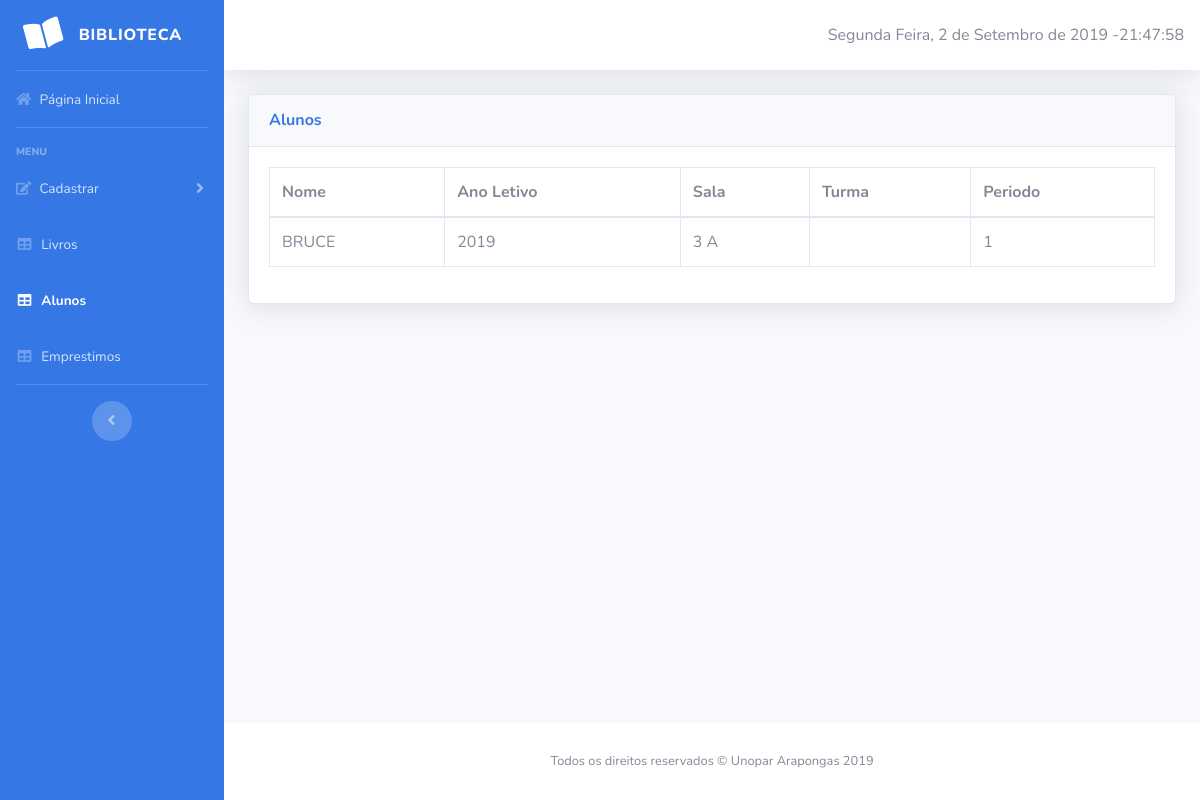
The app's page /interface_rel_aluno.php, older data.
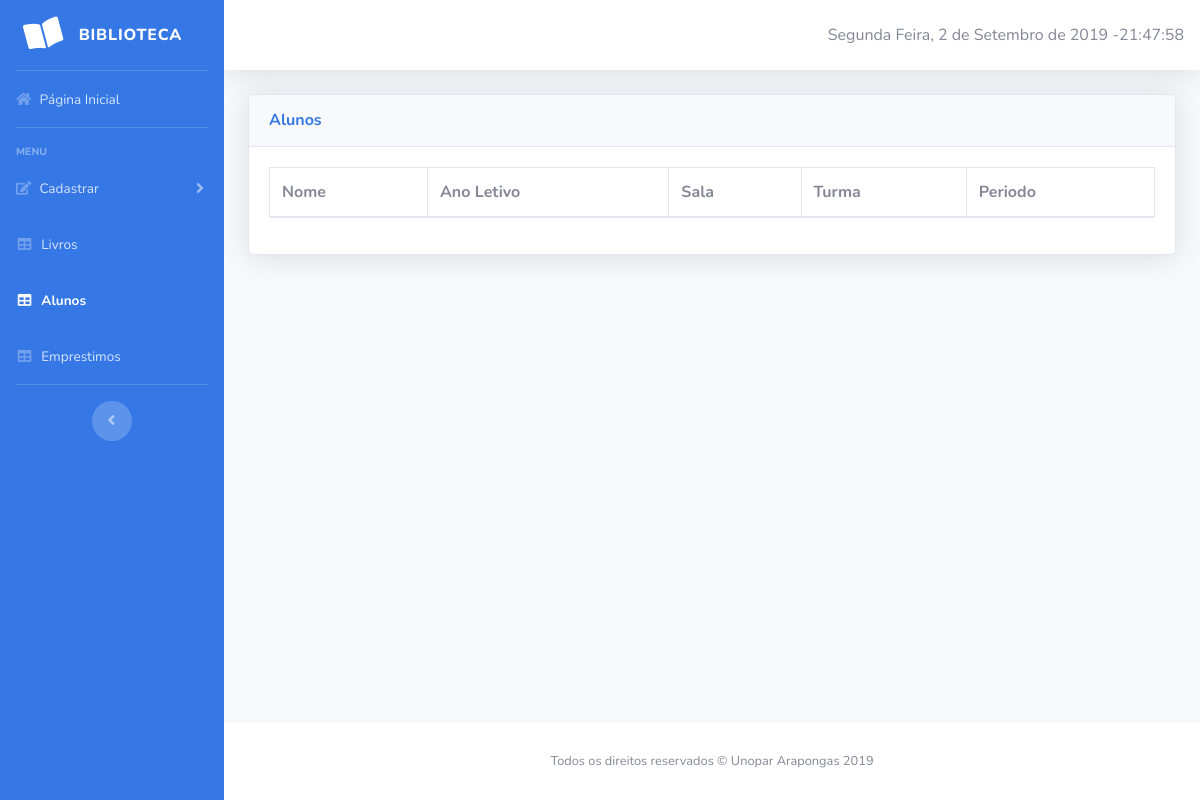
The same page, newer data.
### tables this page shows
CREATE TABLE `alunos` (
  `id_aluno` int(5) NOT NULL,
  `nome_aluno` varchar(40) NOT NULL,
  `sala_aluno` varchar(5) NOT NULL,
  `turma_aluno` varchar(5) NOT NULL,
  `ano_letivo` varchar(4) NOT NULL,
  `id_periodo` int(5) NOT NULL
);

### interface_rel_aluno.php (the view, shortened to what this page needs)
<?php include "conexao_banco.php"; ?>
<!DOCTYPE html>
<html lang="en">
<head>
    <link href="vendor/fontawesome-free/css/all.min.css" rel="stylesheet" type="text/css">
    <link href="css/sb-admin-2.min.css" rel="stylesheet">
    <link href="vendor/datatables/dataTables.bootstrap4.min.css" rel="stylesheet">
</head>
<body id="page-top">
    <div id="wrapper">
        <ul class="navbar-nav sidebar sidebar-dark accordion" id="accordionSidebar" style="background-color: #3578E5">
            <a class="sidebar-brand d-flex align-items-center justify-content-center" href="index.php">
                <div class="sidebar-brand-icon rotate-n-15">
                    <i class="fas fa-book-open"></i>
                </div>
                <div class="sidebar-brand-text mx-3">Biblioteca</div>
            </a>
            <hr class="sidebar-divider my-0">
            <li class="nav-item">
                <a class="nav-link" href="index.php">
                    <i class="fas fa-home"></i>
                    <span>Página Inicial</span></a>
                </li>
                <hr class="sidebar-divider">
                <div class="sidebar-heading">
                    Menu
                </div>
                <li class="nav-item">
                    <a class="nav-link collapsed" href="#" data-toggle="collapse" data-target="#collapseTwo"
                    aria-expanded="true" aria-controls="collapseTwo">
                    <i class="fas fa-edit"></i>
                    <span>Cadastrar</span>
                </a>
            </li>
            <li class="nav-item">
                <a class="nav-link" href="interface_rel_livro.php">
                    <i class="fas fa-fw fa-table"></i>
                    <span>Livros</span></a>
                </li>
                <li class="nav-item active">
                    <a class="nav-link" href="interface_rel_aluno.php">
                        <i class="fas fa-fw fa-table"></i>
                        <span>Alunos</span></a>
                    </li>
                    <li class="nav-item">
                        <a class="nav-link" href="interface_rel_emprestimo.php">
                            <i class="fas fa-fw fa-table"></i>
                            <span>Emprestimos</span></a>
                        </li>
                        <hr class="sidebar-divider d-none d-md-block">
                        <div class="text-center d-none d-md-inline">
                            <button class="rounded-circle border-0" id="sidebarToggle"></button>
                        </div>
                    </ul>
                    <div id="content-wrapper" class="d-flex flex-column">
                        <div id="content">
                            <nav class="navbar navbar-expand navbar-light bg-white topbar mb-4 static-top shadow">
                <div id="demo"></div>
            </nav>
            <div class="container-fluid">
                <div class="card shadow mb-4">
                    <div class="card-header py-3">
                        <h6 class="m-0 font-weight-bold" style="color: #3578E5;">Alunos</h6>
                    </div>
                    <div class="card-body">
                        <div class="table-responsive">
                            <table class="table table-bordered" id="dataTable" width="100%" cellspacing="0">
                                <thead>
                                    <tr>
                                        <th>Nome</th>
                                        <th>Ano Letivo</th>
                                        <th>Sala</th>
                                        <th>Turma</th>
                                        <th>Periodo</th>
                                    </tr>
                                </thead>
                                <tbody>
                                    <?php
                                    $sql=mysqli_query($conexao, "SELECT * FROM alunos WHERE id_aluno <> 0");
                                    while($row = mysqli_fetch_array($sql)){ ?>
                                        <tr>
                                            <td><?php echo $row['nome_aluno'];?></td>
                                            <td><?php echo $row['ano_letivo'];?></td>
                                            <td><?php echo $row['sala_aluno'];?></td>
                                            <td><?php echo $row['turma_aluno'];?></td>
                                            <td><?php echo $row['id_periodo'];?></td>
                                        </tr>
                                    <?php } ?>
                                </tbody>
                            </table>
                        </div>
                    </div>
                </div>
            </div>
        </div>
        <footer class="sticky-footer bg-white">
            <div class="container my-auto">
                <div class="copyright text-center my-auto">
                    <span>Todos os direitos reservados &copy; Unopar Arapongas 2019</span>
                </div>
            </div>
        </footer>
    </div>
</div>
</body>
</html>

Row changes from the older to the newer data that the page shows:
removed alunos: nome_aluno "BRUCE", ano_letivo "2019", sala_aluno "3 A", id_periodo "1"
